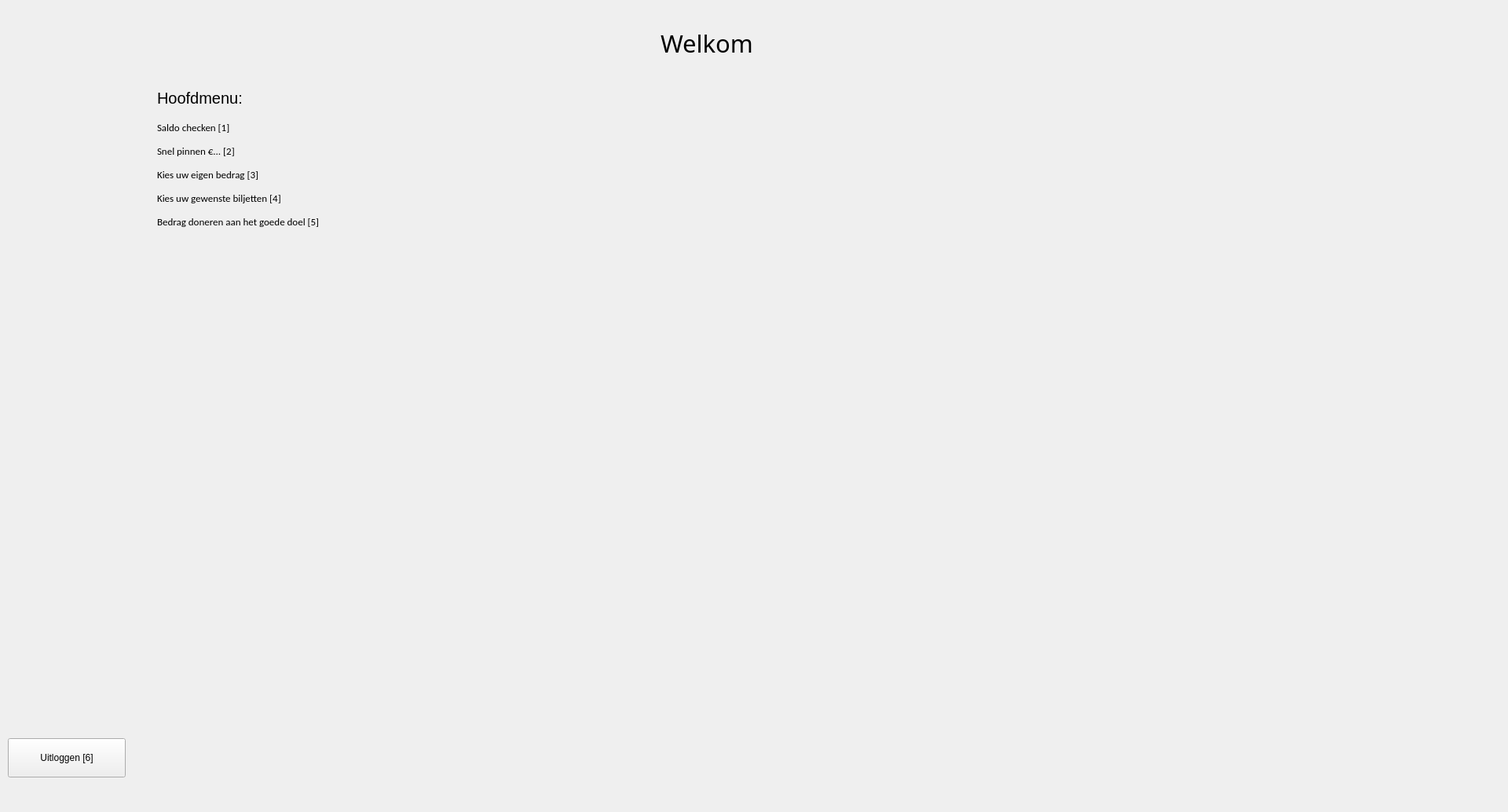
<?xml version="1.0" encoding="UTF-8"?>
<ui version="4.0">
 <class>main</class>
 <widget class="QMainWindow" name="main">
  <property name="geometry">
   <rect>
    <x>0</x>
    <y>0</y>
    <width>1920</width>
    <height>1034</height>
   </rect>
  </property>
  <property name="minimumSize">
   <size>
    <width>1920</width>
    <height>1034</height>
   </size>
  </property>
  <property name="windowTitle">
   <string>Menu</string>
  </property>
  <widget class="QWidget" name="centralwidget">
   <widget class="QLabel" name="label">
    <property name="geometry">
     <rect>
      <x>400</x>
      <y>20</y>
      <width>1000</width>
      <height>70</height>
     </rect>
    </property>
    <property name="font">
     <font>
      <family>Broadway</family>
      <pointsize>23</pointsize>
     </font>
    </property>
    <property name="text">
     <string>Welkom</string>
    </property>
    <property name="alignment">
     <set>Qt::AlignCenter</set>
    </property>
   </widget>
   <widget class="QLabel" name="label_2">
    <property name="geometry">
     <rect>
      <x>200</x>
      <y>100</y>
      <width>200</width>
      <height>50</height>
     </rect>
    </property>
    <property name="font">
     <font>
      <pointsize>15</pointsize>
     </font>
    </property>
    <property name="text">
     <string>Hoofdmenu:</string>
    </property>
   </widget>
   <widget class="QLabel" name="label_3">
    <property name="geometry">
     <rect>
      <x>200</x>
      <y>150</y>
      <width>300</width>
      <height>25</height>
     </rect>
    </property>
    <property name="font">
     <font>
      <family>Calibri</family>
      <pointsize>10</pointsize>
     </font>
    </property>
    <property name="text">
     <string>Saldo checken [1]</string>
    </property>
   </widget>
   <widget class="QPushButton" name="pushButton">
    <property name="geometry">
     <rect>
      <x>10</x>
      <y>940</y>
      <width>150</width>
      <height>50</height>
     </rect>
    </property>
    <property name="text">
     <string>Uitloggen [6]</string>
    </property>
   </widget>
   <widget class="QLabel" name="label_4">
    <property name="geometry">
     <rect>
      <x>200</x>
      <y>180</y>
      <width>300</width>
      <height>25</height>
     </rect>
    </property>
    <property name="font">
     <font>
      <family>Calibri</family>
      <pointsize>10</pointsize>
     </font>
    </property>
    <property name="text">
     <string>Snel pinnen €... [2]</string>
    </property>
   </widget>
   <widget class="QLabel" name="label_5">
    <property name="geometry">
     <rect>
      <x>200</x>
      <y>210</y>
      <width>300</width>
      <height>25</height>
     </rect>
    </property>
    <property name="font">
     <font>
      <family>Calibri</family>
      <pointsize>10</pointsize>
     </font>
    </property>
    <property name="text">
     <string>Kies uw eigen bedrag [3]</string>
    </property>
   </widget>
   <widget class="QLabel" name="label_6">
    <property name="geometry">
     <rect>
      <x>200</x>
      <y>240</y>
      <width>300</width>
      <height>25</height>
     </rect>
    </property>
    <property name="font">
     <font>
      <family>Calibri</family>
      <pointsize>10</pointsize>
     </font>
    </property>
    <property name="text">
     <string>Kies uw gewenste biljetten [4]</string>
    </property>
   </widget>
   <widget class="QLabel" name="label_7">
    <property name="geometry">
     <rect>
      <x>200</x>
      <y>270</y>
      <width>400</width>
      <height>25</height>
     </rect>
    </property>
    <property name="font">
     <font>
      <family>Calibri</family>
      <pointsize>10</pointsize>
     </font>
    </property>
    <property name="text">
     <string>Bedrag doneren aan het goede doel [5]</string>
    </property>
   </widget>
  </widget>
 </widget>
 <resources/>
 <connections/>
</ui>
